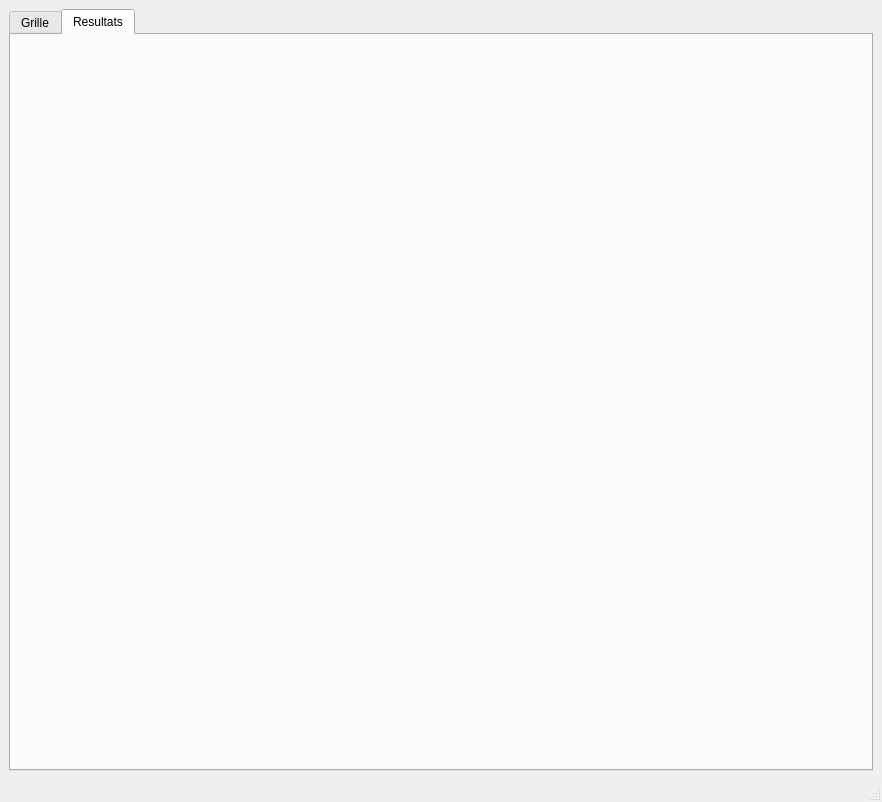
<?xml version="1.0" encoding="UTF-8"?>
<ui version="4.0">
 <class>MainWindow</class>
 <widget class="QMainWindow" name="MainWindow">
  <property name="geometry">
   <rect>
    <x>0</x>
    <y>0</y>
    <width>882</width>
    <height>802</height>
   </rect>
  </property>
  <property name="sizePolicy">
   <sizepolicy hsizetype="Fixed" vsizetype="Fixed">
    <horstretch>0</horstretch>
    <verstretch>0</verstretch>
   </sizepolicy>
  </property>
  <property name="minimumSize">
   <size>
    <width>100</width>
    <height>100</height>
   </size>
  </property>
  <property name="windowTitle">
   <string>MainWindow</string>
  </property>
  <widget class="QWidget" name="centralwidget">
   <layout class="QGridLayout" name="gridLayout_3">
    <item row="0" column="0">
     <widget class="QTabWidget" name="tabWidget">
      <property name="currentIndex">
       <number>1</number>
      </property>
      <widget class="QWidget" name="tab">
       <attribute name="title">
        <string>Grille</string>
       </attribute>
       <layout class="QGridLayout" name="gridLayout">
        <item row="0" column="0">
         <layout class="QGridLayout" name="gridLayout_2">
          <item row="2" column="2">
           <widget class="QPushButton" name="pushButton_22">
            <property name="sizePolicy">
             <sizepolicy hsizetype="Fixed" vsizetype="Fixed">
              <horstretch>0</horstretch>
              <verstretch>0</verstretch>
             </sizepolicy>
            </property>
            <property name="minimumSize">
             <size>
              <width>100</width>
              <height>100</height>
             </size>
            </property>
            <property name="text">
             <string/>
            </property>
           </widget>
          </item>
          <item row="2" column="1">
           <widget class="QPushButton" name="pushButton_21">
            <property name="sizePolicy">
             <sizepolicy hsizetype="Fixed" vsizetype="Fixed">
              <horstretch>0</horstretch>
              <verstretch>0</verstretch>
             </sizepolicy>
            </property>
            <property name="minimumSize">
             <size>
              <width>100</width>
              <height>100</height>
             </size>
            </property>
            <property name="text">
             <string/>
            </property>
           </widget>
          </item>
          <item row="2" column="0">
           <widget class="QPushButton" name="pushButton_20">
            <property name="sizePolicy">
             <sizepolicy hsizetype="Fixed" vsizetype="Fixed">
              <horstretch>0</horstretch>
              <verstretch>0</verstretch>
             </sizepolicy>
            </property>
            <property name="minimumSize">
             <size>
              <width>100</width>
              <height>100</height>
             </size>
            </property>
            <property name="text">
             <string/>
            </property>
           </widget>
          </item>
          <item row="0" column="0">
           <widget class="QPushButton" name="pushButton_00">
            <property name="sizePolicy">
             <sizepolicy hsizetype="Fixed" vsizetype="Fixed">
              <horstretch>0</horstretch>
              <verstretch>0</verstretch>
             </sizepolicy>
            </property>
            <property name="minimumSize">
             <size>
              <width>100</width>
              <height>100</height>
             </size>
            </property>
            <property name="text">
             <string/>
            </property>
           </widget>
          </item>
          <item row="1" column="1">
           <widget class="QPushButton" name="pushButton_11">
            <property name="sizePolicy">
             <sizepolicy hsizetype="Fixed" vsizetype="Fixed">
              <horstretch>0</horstretch>
              <verstretch>0</verstretch>
             </sizepolicy>
            </property>
            <property name="minimumSize">
             <size>
              <width>100</width>
              <height>100</height>
             </size>
            </property>
            <property name="text">
             <string/>
            </property>
           </widget>
          </item>
          <item row="0" column="2">
           <widget class="QPushButton" name="pushButton_02">
            <property name="sizePolicy">
             <sizepolicy hsizetype="Fixed" vsizetype="Fixed">
              <horstretch>0</horstretch>
              <verstretch>0</verstretch>
             </sizepolicy>
            </property>
            <property name="minimumSize">
             <size>
              <width>100</width>
              <height>100</height>
             </size>
            </property>
            <property name="text">
             <string/>
            </property>
           </widget>
          </item>
          <item row="1" column="0">
           <widget class="QPushButton" name="pushButton_10">
            <property name="sizePolicy">
             <sizepolicy hsizetype="Fixed" vsizetype="Fixed">
              <horstretch>0</horstretch>
              <verstretch>0</verstretch>
             </sizepolicy>
            </property>
            <property name="minimumSize">
             <size>
              <width>100</width>
              <height>100</height>
             </size>
            </property>
            <property name="text">
             <string/>
            </property>
           </widget>
          </item>
          <item row="1" column="2">
           <widget class="QPushButton" name="pushButton_12">
            <property name="sizePolicy">
             <sizepolicy hsizetype="Fixed" vsizetype="Fixed">
              <horstretch>0</horstretch>
              <verstretch>0</verstretch>
             </sizepolicy>
            </property>
            <property name="minimumSize">
             <size>
              <width>100</width>
              <height>100</height>
             </size>
            </property>
            <property name="text">
             <string/>
            </property>
           </widget>
          </item>
          <item row="0" column="1">
           <widget class="QPushButton" name="pushButton_01">
            <property name="sizePolicy">
             <sizepolicy hsizetype="Fixed" vsizetype="Fixed">
              <horstretch>0</horstretch>
              <verstretch>0</verstretch>
             </sizepolicy>
            </property>
            <property name="minimumSize">
             <size>
              <width>100</width>
              <height>100</height>
             </size>
            </property>
            <property name="text">
             <string/>
            </property>
           </widget>
          </item>
          <item row="3" column="0">
           <widget class="QRadioButton" name="radioButton_o">
            <property name="text">
             <string>O</string>
            </property>
           </widget>
          </item>
          <item row="3" column="1">
           <widget class="QRadioButton" name="radioButton_x">
            <property name="text">
             <string>X</string>
            </property>
           </widget>
          </item>
          <item row="3" column="2">
           <widget class="QSpinBox" name="spinBox_niveau"/>
          </item>
         </layout>
        </item>
       </layout>
      </widget>
      <widget class="QWidget" name="tab_2">
       <attribute name="title">
        <string>Resultats</string>
       </attribute>
      </widget>
     </widget>
    </item>
   </layout>
  </widget>
  <widget class="QMenuBar" name="menubar">
   <property name="geometry">
    <rect>
     <x>0</x>
     <y>0</y>
     <width>882</width>
     <height>26</height>
    </rect>
   </property>
  </widget>
  <widget class="QStatusBar" name="statusbar"/>
 </widget>
 <resources/>
 <connections/>
</ui>
